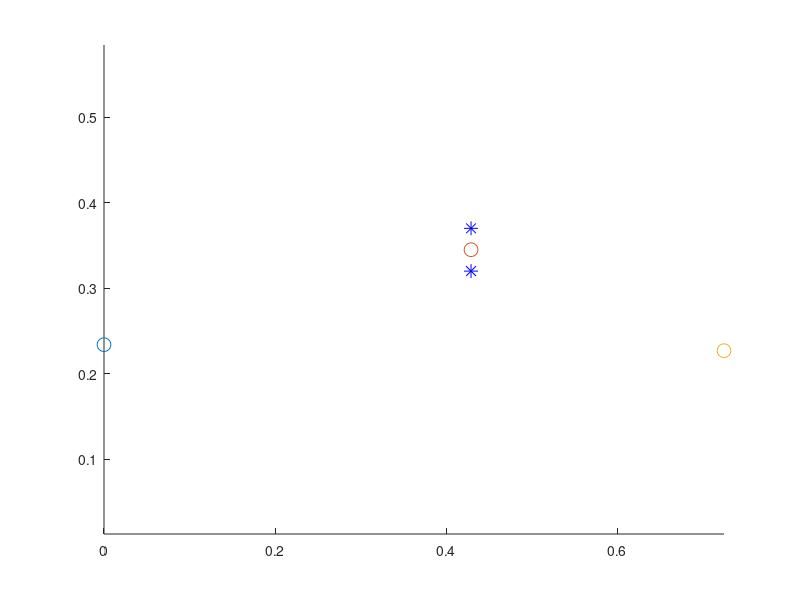

The MATLAB source for this figure:
in_to_m=2.56/100;

d_m=(17+(5/16))*in_to_m;
d_c=(12+(7/16))*in_to_m;

addon=0.25;
h_t=0.070+addon;
%dt=linspace(0,0.05); %0 to 0.05;
dt=0.025;
h_m=0.234;
h_c=0.227;

alpha=asin(sind(90)*(h_t+dt-h_m)/d_m);
beta=asin(sind(90)*(h_t+dt-h_c)/d_c);

x_m=cos(alpha)*d_m;
x_c=cos(beta)*d_c;
D=x_m+x_c;

%%
plot(dt,D)
hold on
plot(dt,alpha)
plot(dt,beta)

legend('distance','angle motor alpha','angle compressor beta');

%%
clf
hold on
plot(0,h_m,'o','markersize',10)
plot(x_m,h_t+dt,'o','markersize',10)
plot(x_m,h_t+2*dt,'*b','markersize',10)
plot(x_m,h_t,'b*','markersize',10)
plot(D,h_c,'o','markersize',10)
axis equal
hold off

alpha*180/pi
beta*180/pi